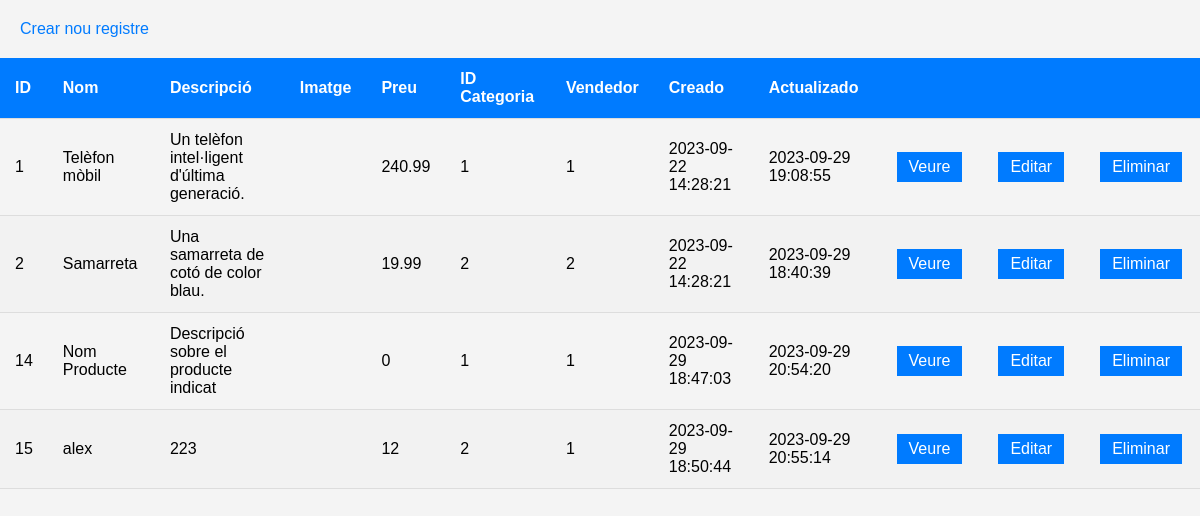
Screenshot of /products/list with the database file from the repository.
### tables this page shows
CREATE TABLE products (
	id INTEGER PRIMARY KEY AUTOINCREMENT,
	title TEXT,
	description TEXT,
	photo TEXT,
	price DECIMAL(10, 2),
	category_id INTEGER,
	seller_id INTEGER,
	created DATETIME,
	updated DATETIME,
	FOREIGN KEY (category_id) REFERENCES categories(id),
	FOREIGN KEY (seller_id) REFERENCES users(id)
);

### app.py (the view)
@app.route("/products/list")
def list_products():
    query = "SELECT * FROM PRODUCTS"
    cursor = get_db().execute(query)
    result = cursor.fetchall()
    datos = []
    for x in result:
        data = {
        'id': x[0],
        'nom': x[1],
        'descripcio': x[2],
        'imatge': x[3],
        'preu': x[4],
        'idcat': x[5],
        'vendedor': x[6],
        'creado': x[7],
        'actualizado': x[8],
        }
        datos.append(data)
    cursor.close()
    return render_template('products/list.html',results=datos)

### app.py (called while the page is built)
def get_db():
    db = getattr(Flask, '_database', None)
    if db is None:
        db = Flask._database = sqlite3.connect(DATABASE,check_same_thread=False)
    return db

### templates/products/list.html (shortened to what this page needs)
<!DOCTYPE html>
<html lang="en">
<head>
    <link rel="stylesheet" href="/static/list.css">
</head>
<body>
    <table class="table">
        <thead>
            <tr>
                <th>ID</th>
                <th>Nom</th>
                <th>Descripció</th>
                <th>Imatge</th>
                <th>Preu</th>
                <th>ID Categoria</th>
                <th>Vendedor</th>
                <th>Creado</th>
                <th>Actualizado</th>
                <th colspan="3"></th>
            </tr>
        </thead>
        <tbody>
            {% for result in results %}
            <tr>
                <td>{{ result['id'] }}</td>
                <td>{{ result['nom'] }}</td>
                <td>{{ result['descripcio'] }}</td>
                <td>{{ result['imatge'] }}</td>
                <td>{{ result['preu'] }}</td>
                <td>{{ result['idcat'] }}</td>
                <td>{{ result['vendedor'] }}</td>
                <td>{{ result['creado'] }}</td>
                <td>{{ result['actualizado'] }}</td>
                <td><a class="action" href="/products/read/{{ result['id'] }}" title="Veure">Veure</a></td>
                <td><a class="action" href="/products/update/{{ result['id'] }}" title="Editar">Editar</a></td>
                <td><a class="action" href="/products/delete/{{ result['id'] }}" title="Eliminar">Eliminar</a></td>
            </tr>
            {% endfor %}
        </tbody>
        <div class="enlaces"> <a href="/products/create">Crear nou registre</a>
        </div>
</body>
</html>

### static/list.css (style rules this page uses)
body { font-family: Arial, sans-serif; background-color: #f4f4f4; margin: 0; padding: 0; }
a { text-decoration: none; color: #007bff; }
table { width: 100%; border-collapse: collapse; }
th, td { padding: 12px 15px; text-align: left; border-bottom: 1px solid #ddd; }
th { background-color: #007bff; color: #fff; }
tr:nth-child(even) { background-color: #f2f2f2; }
.action { display: inline-block; padding: 6px 12px; margin: 3px; background-color: #007bff; color: #fff; border: none; text-align: center; text-decoration: none; cursor: pointer; }
.enlaces { margin: 0; padding: 20px; }

### rows the page displays
products: id "1", nom "Telèfon mòbil", descripcio "Un telèfon intel·ligent d'última generació.", preu "240.99", idcat "1", vendedor "1", creado "2023-09-22 14:28:21", actualizado "2023-09-29 19:08:55"
products: id "2", nom "Samarreta", descripcio "Una samarreta de cotó de color blau.", preu "19.99", idcat "2", vendedor "2", creado "2023-09-22 14:28:21", actualizado "2023-09-29 18:40:39"
products: id "14", nom "Nom Producte", descripcio "Descripció sobre el producte indicat", preu "0", idcat "1", vendedor "1", creado "2023-09-29 18:47:03", actualizado "2023-09-29 20:54:20"
products: id "15", nom "alex", descripcio "223", preu "12", idcat "2", vendedor "1", creado "2023-09-29 18:50:44", actualizado "2023-09-29 20:55:14"
